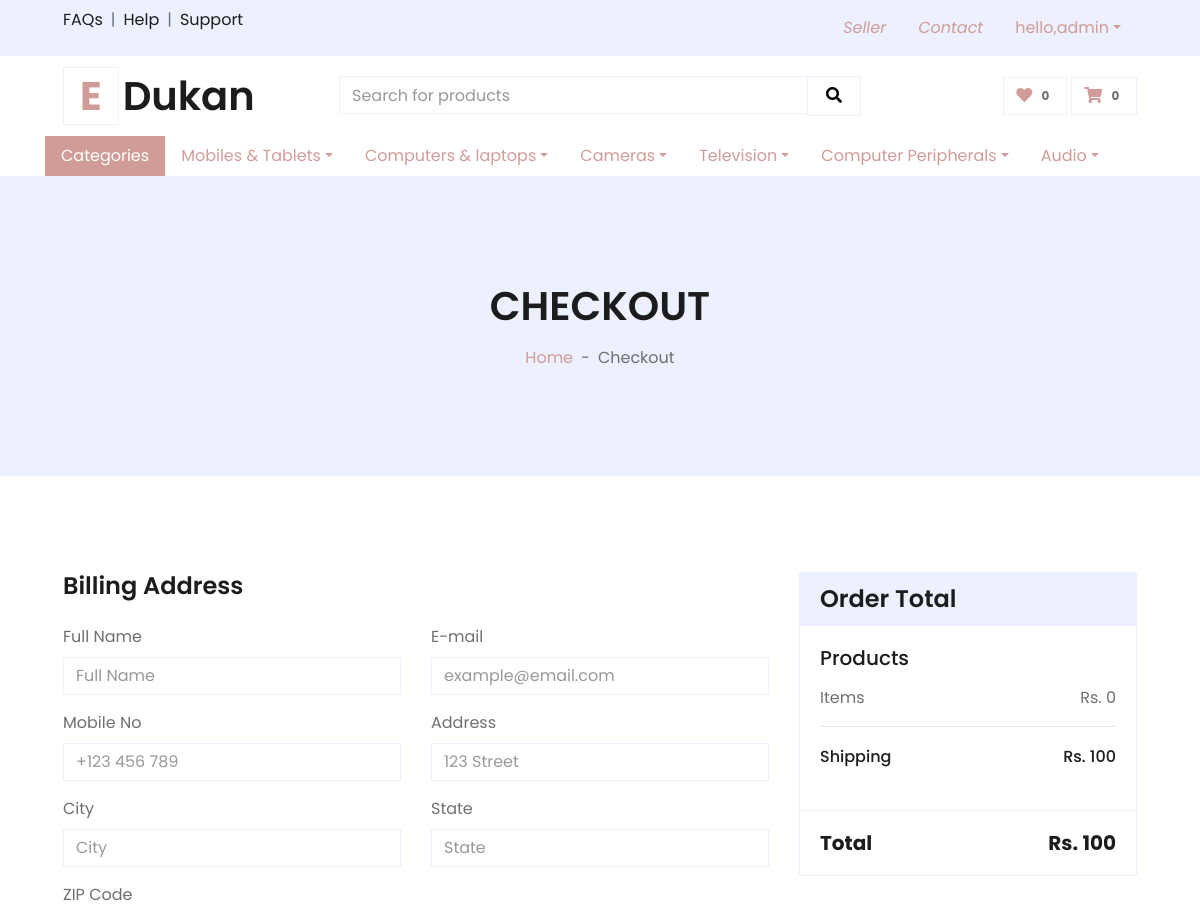
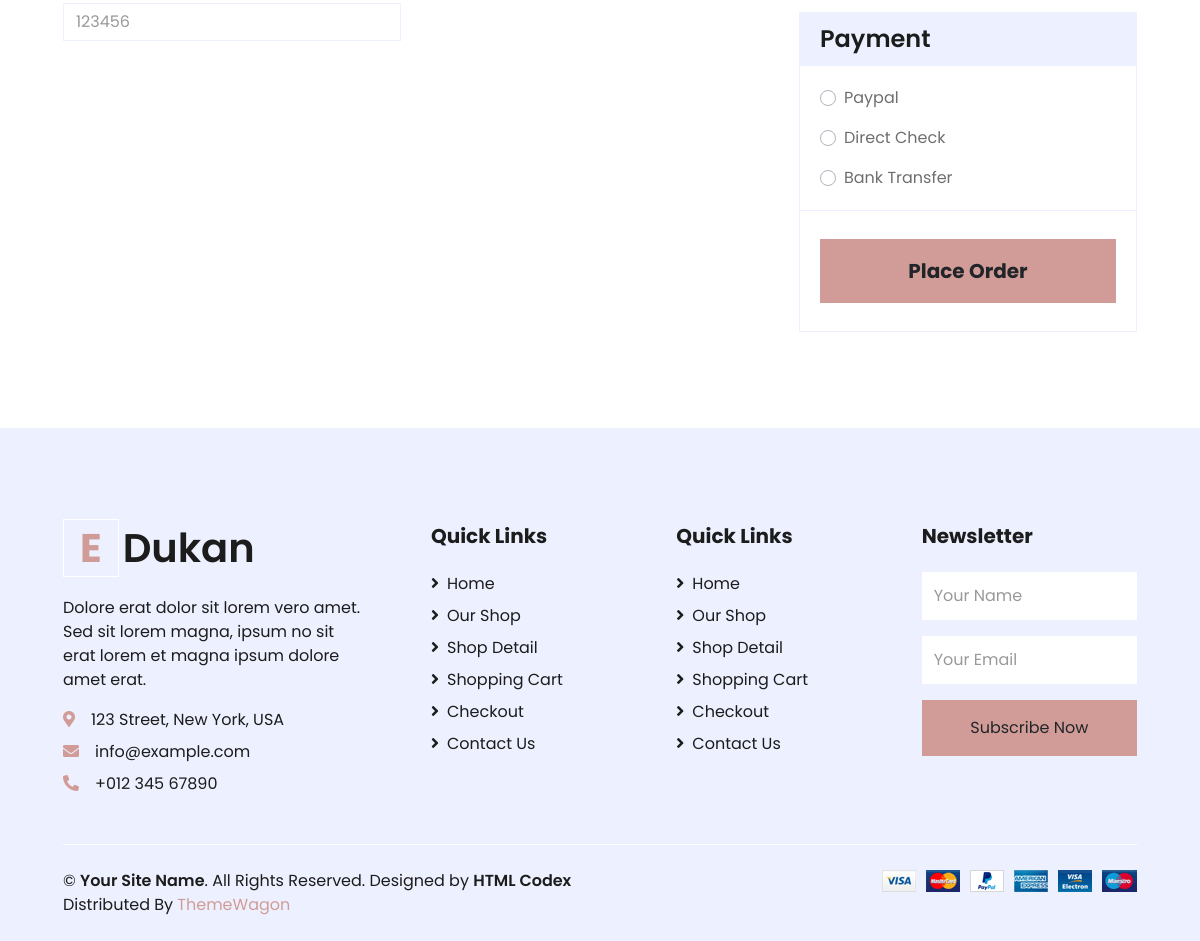
/order/checkout/ (signed in), run on the app's committed database (2 pictures, top to bottom).
### product_app/models.py (models this page shows, shortened)
class Category_group(models.Model):
    category_group_name=models.CharField(choices=category_group_list, max_length=30)
    is_deleted=models.BooleanField(default=False)

### user_app/dec.py (the view, shortened to what this page needs)
    def wrap(request,*args, **kwargs):
        if  request.method=="GET":
            if not request.GET.get('is_ajax'):
                if request.session.get('is_active', False):
                    return function(request,*args, **kwargs)
                else:
                    request.session.clear()
                    messages.success(request, 'You should be logged in before open that')
                    return redirect('/user/sign_in_user')

### core_app/context_processors.py (called while the page is built)
def categories_processor(request):
    user=request.session.get('user',False)
    if user:
        request.session['cart_count']=Cart_table.objects.filter(customer_id=user).count()
        request.session['wishlist_count']=Wishlist_table.objects.filter(customer_id=user).count()
    data=[]
    category_list=Category_group.objects.all()
    for item in category_list:
        data.append({"group":item.category_group_name, 'cat_list':Category.objects.filter(category_group=item)})
    return {'list':data}

### order_app/views.py (called while the page is built, shortened)
@login_is_required
def checkout(request):
    user=request.session['user']
    item_list=Cart_table.objects.filter(customer_id=user)
    subtotal=0
    for i in range(len(item_list)):
        subtotal+=item_list[i].product.min_price*item_list[i].qty
    context={'item':item_list,
    'subtotal':subtotal,
    'total':subtotal+100,
    }
    return render(request, "checkout.html", context)

### user_app/dec.py (called while the page is built, shortened)
def login_is_required(function=None):
    def wrap(request,*args, **kwargs):
        if  request.method=="GET":
            if not request.GET.get('is_ajax'):
                if request.session.get('is_active', False):
                    return function(request,*args, **kwargs)
                else:
                    request.session.clear()
                    messages.success(request, 'You should be logged in before open that')
                    return redirect('/user/sign_in_user')
    wrap.__doc__ = function.__doc__
    wrap.__name__ = function.__name__
    return wrap

### templates/checkout.html (shortened to what this page needs)
{% extends 'base.html' %}
{% load static %}
{% block body%}
    <div class="container-fluid bg-secondary mb-5">
        <div class="d-flex flex-column align-items-center justify-content-center" style="min-height: 300px">
            <h1 class="font-weight-semi-bold text-uppercase mb-3">Checkout</h1>
            <div class="d-inline-flex">
                <p class="m-0"><a href="">Home</a></p>
                <p class="m-0 px-2">-</p>
                <p class="m-0">Checkout</p>
            </div>
        </div>
    </div>
    <div class="container-fluid pt-5">
        <div class="row px-xl-5">
            <div class="col-lg-8">
                <div class="mb-4">
                    <h4 class="font-weight-semi-bold mb-4">Billing Address</h4>
                    <form method="post" action="/order/checkout/">
                    <div class="row">
                        <div class="col-md-6 form-group">
                            <label>Full Name</label>
                            <input class="form-control" type="text" name="name" placeholder="Full Name">
                        </div>
                        <div class="col-md-6 form-group">
                            <label>E-mail</label>
                            <input class="form-control" type="text" name="email" placeholder="example@email.com">
                        </div>
                        <div class="col-md-6 form-group">
                            <label>Mobile No</label>
                            <input class="form-control" type="text" name="phone" placeholder="+123 456 789">
                        </div>
                        <div class="col-md-6 form-group">
                            <label>Address</label>
                            <input class="form-control" type="text" name="address" placeholder="123 Street">
                        </div>
                        <div class="col-md-6 form-group">
                            <label>City</label>
                            <input class="form-control" type="text" name="city" placeholder="City">
                        </div>
                        <div class="col-md-6 form-group">
                            <label>State</label>
                            <input class="form-control" type="text" name="state" placeholder="State">
                        </div>
                        <div class="col-md-6 form-group">
                            <label>ZIP Code</label>
                            <input class="form-control" type="text" name="pincode" placeholder="123456">
                        </div>
                    </div>
                </div>
            </div>
            <div class="col-lg-4">
                <div class="card border-secondary mb-5">
                    <div class="card-header bg-secondary border-0">
                        <h4 class="font-weight-semi-bold m-0">Order Total</h4>
                    </div>
                    <div class="card-body">
                        <h5 class="font-weight-medium mb-3">Products</h5>
                        <div class="d-flex justify-content-between">
                            <p>Items</p>
                            <p>Rs. {{subtotal}}</p>
                        </div>
                        <hr class="mt-0">
                        <div class="d-flex justify-content-between mb-3 pt-1">
                            <h6 class="font-weight-medium">Shipping</h6>
                            <h6 class="font-weight-medium">Rs. 100</h6>
                        </div>
                    </div>
                    <div class="card-footer border-secondary bg-transparent">
                        <div class="d-flex justify-content-between mt-2">
                            <h5 class="font-weight-bold">Total</h5>
                            <h5 class="font-weight-bold">Rs. {{total}}</h5>
                        </div>
                    </div>
                </div>
                <div class="card border-secondary mb-5">
                    <div class="card-header bg-secondary border-0">
                        <h4 class="font-weight-semi-bold m-0">Payment</h4>
                    </div>
                    <div class="card-body">
                        <div class="form-group">
                            <div class="custom-control custom-radio">
                                <label class="custom-control-label" for="paypal">Paypal</label>
                            </div>
                        </div>
                        <div class="form-group">
                            <div class="custom-control custom-radio">
                                <label class="custom-control-label" for="directcheck">Direct Check</label>
                            </div>
                        </div>
                        <div class="">
                            <div class="custom-control custom-radio">
                                <label class="custom-control-label" for="banktransfer">Bank Transfer</label>
                            </div>
                        </div>
                    </div>
                    <div class="card-footer border-secondary bg-transparent">
                        <button type="submit" class="btn btn-lg btn-block btn-primary font-weight-bold my-3 py-3">Place Order</button>
                    </div>
                </div>
            </div>
        </div>
    </div>
    {% endblock%}

### templates/base.html (shortened to what this page needs)
{% load static %}
<!DOCTYPE html>
<html lang="en">
<head>
    <link href="https://cdnjs.cloudflare.com/ajax/libs/font-awesome/5.10.0/css/all.min.css" rel="stylesheet">
    <link href="{% static 'lib/owlcarousel/assets/owl.carousel.min.css'%}" rel="stylesheet">
    <link href="{% static 'css/style.css'%}" rel="stylesheet">
</head>
<body>
    <div class="container-fluid">
        <div class="row bg-secondary py-2 px-xl-5">
            <div class="col-lg-6 d-none d-lg-block">
                <div class="d-inline-flex align-items-center">
                    <a class="text-dark" href="">FAQs</a>
                    <span class="text-muted px-2">|</span>
                    <a class="text-dark" href="">Help</a>
                    <span class="text-muted px-2">|</span>
                    <a class="text-dark" href="">Support</a>
                </div>
            </div>
            <div class="col-lg-6 text-center text-lg-right">
                <div class="d-inline-flex align-items-center">
                    <i><a href='/seller' class="nav-item nav-link">Seller</a></i>
                    <i><a href='/contact' class="nav-item nav-link">Contact</a></i>
                    <div class="nav-item dropdown">
                        {% if request.session.is_active %}
                        <a class="nav-link dropdown-toggle" data-toggle="dropdown">hello,{{request.session.first_name}}</a>
                        {% else%}
                        <a class="nav-link dropdown-toggle" data-toggle="dropdown">Account & List</a>
                        {% endif%}
                    </div>
                </div>
            </div>
        </div>
        <div class="row align-items-center py-3 px-xl-5">
            <div class="col-lg-3 d-none d-lg-block">
                <a href='/' class="text-decoration-none">
                    <h1 class="m-0 display-5 font-weight-semi-bold"><span class="text-primary font-weight-bold border px-3 mr-1">E</span>Dukan</h1>
                </a>
            </div>
            <div class="col-lg-6 col-6 text-left">
                <form method='get' action="/search">
                    <div class="input-group">
                        <input type="text" name='search_value' required class="form-control" placeholder="Search for products">
                        <div class="input-group-append">
                            <span class="input-group-text bg-transparent text-primary">
                                <button style='border: none;
                                background: transparent;
                                cursor: pointer;' type='submit'><i  class="fa fa-search"></i></button>
                            </span>
                        </div>
                    </div>
                </form>
            </div>
            <div class="col-lg-3 col-6 text-right">
                <a href="/wishlist" class="btn border">
                    <i class="fas fa-heart text-primary"></i>
                    <span id='wishlist_count' class="badge">{{request.session.wishlist_count}}</span>
                </a>
                <a href='/cart' class="btn border">
                    <i class="fas fa-shopping-cart text-primary"></i>
                    <span id='cart_count' class="badge">{{request.session.cart_count}}</span>
                </a>
            </div>
        </div>
    </div>
    <div class="container">
    <ul class="nav nav-pills">
        <li class="nav-item">
          <a class="nav-link active" aria-current="page">Categories</a>
        </li>
        {% for item in list %}
        <div class="nav-item dropdown">
            <a class="nav-link dropdown-toggle" data-toggle="dropdown">{{item.group}}</a>
        </div>
       {% endfor %}
      </ul>
    </div>
{% block body%} {% endblock%}
    <div class="container-fluid bg-secondary text-dark mt-5 pt-5">
        <div class="row px-xl-5 pt-5">
            <div class="col-lg-4 col-md-12 mb-5 pr-3 pr-xl-5">
                <a href='' class="text-decoration-none">
                    <h1 class="mb-4 display-5 font-weight-semi-bold"><span class="text-primary font-weight-bold border border-white px-3 mr-1">E</span>Dukan</h1>
                </a>
                <p>Dolore erat dolor sit lorem vero amet. Sed sit lorem magna, ipsum no sit erat lorem et magna ipsum dolore amet erat.</p>
                <p class="mb-2"><i class="fa fa-map-marker-alt text-primary mr-3"></i>123 Street, New York, USA</p>
                <p class="mb-2"><i class="fa fa-envelope text-primary mr-3"></i>info@example.com</p>
                <p class="mb-0"><i class="fa fa-phone-alt text-primary mr-3"></i>+012 345 67890</p>
            </div>
            <div class="col-lg-8 col-md-12">
                <div class="row">
                    <div class="col-md-4 mb-5">
                        <h5 class="font-weight-bold text-dark mb-4">Quick Links</h5>
                        <div class="d-flex flex-column justify-content-start">
                            <a class="text-dark mb-2" href="index.html"><i class="fa fa-angle-right mr-2"></i>Home</a>
                            <a class="text-dark mb-2" href="shop.html"><i class="fa fa-angle-right mr-2"></i>Our Shop</a>
                            <a class="text-dark mb-2" href="detail.html"><i class="fa fa-angle-right mr-2"></i>Shop Detail</a>
                            <a class="text-dark mb-2" href="cart.html"><i class="fa fa-angle-right mr-2"></i>Shopping Cart</a>
                            <a class="text-dark mb-2" href="checkout.html"><i class="fa fa-angle-right mr-2"></i>Checkout</a>
                            <a class="text-dark" href="contact.html"><i class="fa fa-angle-right mr-2"></i>Contact Us</a>
                        </div>
                    </div>
                    <div class="col-md-4 mb-5">
                        <h5 class="font-weight-bold text-dark mb-4">Quick Links</h5>
                        <div class="d-flex flex-column justify-content-start">
                            <a class="text-dark mb-2" href="index.html"><i class="fa fa-angle-right mr-2"></i>Home</a>
                            <a class="text-dark mb-2" href="shop.html"><i class="fa fa-angle-right mr-2"></i>Our Shop</a>
                            <a class="text-dark mb-2" href="detail.html"><i class="fa fa-angle-right mr-2"></i>Shop Detail</a>
                            <a class="text-dark mb-2" href="cart.html"><i class="fa fa-angle-right mr-2"></i>Shopping Cart</a>
                            <a class="text-dark mb-2" href="checkout.html"><i class="fa fa-angle-right mr-2"></i>Checkout</a>
                            <a class="text-dark" href="contact.html"><i class="fa fa-angle-right mr-2"></i>Contact Us</a>
                        </div>
                    </div>
                    <div class="col-md-4 mb-5">
                        <h5 class="font-weight-bold text-dark mb-4">Newsletter</h5>
                        <form action="">
                            <div class="form-group">
                                <input type="text" class="form-control border-0 py-4" placeholder="Your Name" required="required" />
                            </div>
                            <div class="form-group">
                                <input type="email" class="form-control border-0 py-4" placeholder="Your Email"
                                    required="required" />
                            </div>
                            <div>
                                <button class="btn btn-primary btn-block border-0 py-3" type="submit">Subscribe Now</button>
                            </div>
                        </form>
                    </div>
                </div>
            </div>
        </div>
        <div class="row border-top border-light mx-xl-5 py-4">
            <div class="col-md-6 px-xl-0">
                <p class="mb-md-0 text-center text-md-left text-dark">
                    &copy; <a class="text-dark font-weight-semi-bold" href="#">Your Site Name</a>. All Rights Reserved. Designed
                    by
                    <a class="text-dark font-weight-semi-bold" href="https://htmlcodex.com">HTML Codex</a><br>
                    Distributed By <a href="https://themewagon.com" target="_blank">ThemeWagon</a>
                </p>
            </div>
            <div class="col-md-6 px-xl-0 text-center text-md-right">
                <img class="img-fluid" src="{%static 'img/payments.png'%}" alt="">
            </div>
        </div>
    </div>
</body>
</html>

### data on the page
Category_group: group "Mobiles & Tablets"
Category_group: group "Computers & laptops"
Category_group: group "Cameras"
Category_group: group "Television"
Category_group: group "Computer Peripherals"
Category_group: group "Audio"

### other printed values
{{ request.session.first_name }} "admin"
{{ request.session.wishlist_count }} "0"
{{ request.session.cart_count }} "0"
{{ subtotal }} "0"
{{ total }} "100"
